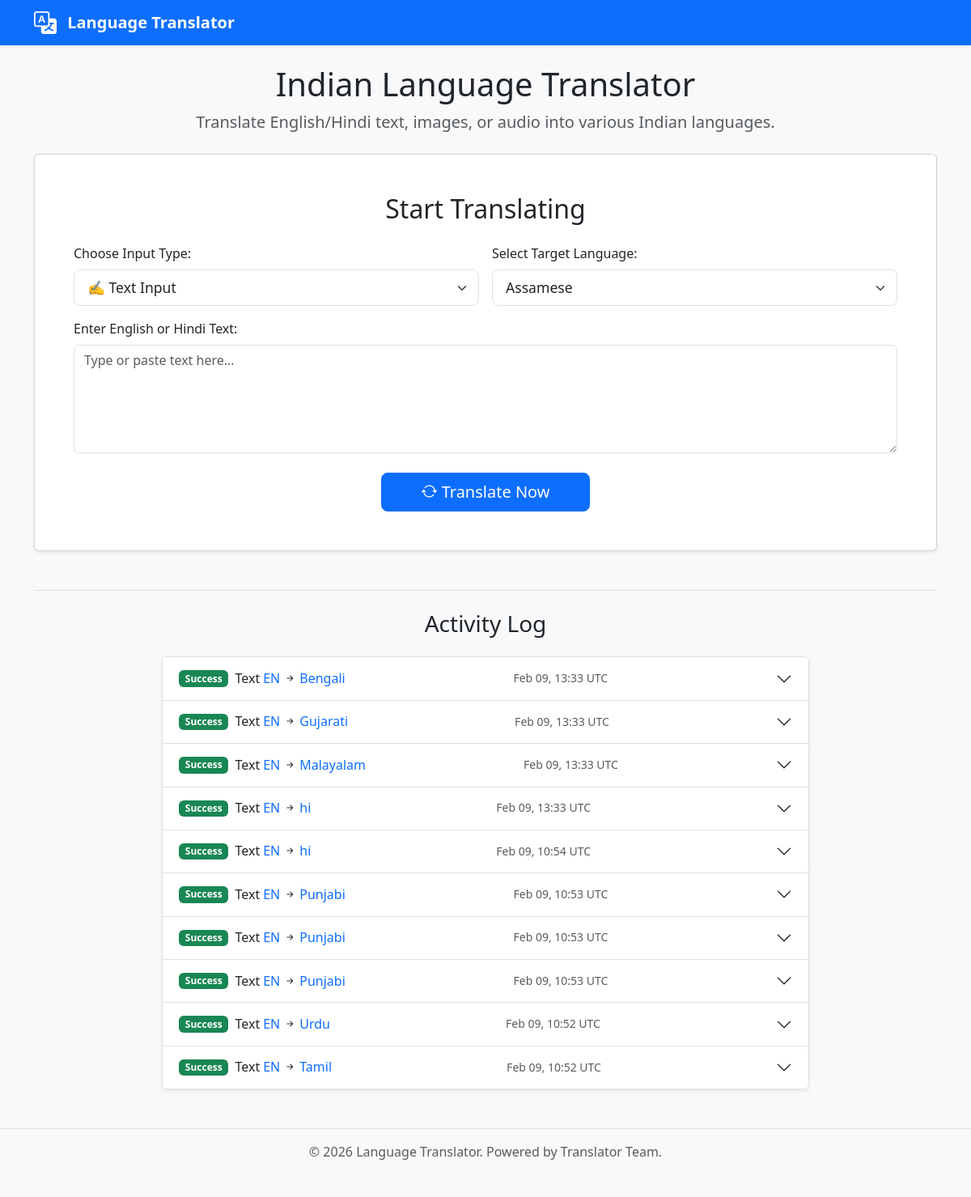
The page / on the database its author committed.
### models.py (models this page shows, shortened)
class TranslationLog(db.Model):
    id = db.Column(db.Integer, primary_key=True)
    timestamp = db.Column(db.DateTime, default=datetime.utcnow)
    input_type = db.Column(db.String(20), nullable=False) # 'text', 'ocr', 'audio'
    source_language = db.Column(db.String(10), nullable=False) # e.g., 'en', 'hi'
    target_language = db.Column(db.String(10), nullable=False) # e.g., 'mr', 'ta', 'bn'
    original_text = db.Column(db.Text, nullable=True)
    translated_text = db.Column(db.Text, nullable=True)
    error_message = db.Column(db.Text, nullable=True) # Store errors if any

### app.py (the view, shortened to what this page needs)
@app.route('/', methods=['GET', 'POST'])
def index_route():
    translation_result = None
    original_text = request.form.get('text_input', '') if request.method == 'POST' else ''
    detected_lang_nllb = "" # Will store NLLB code of detected source lang
    error = None
    default_target_friendly_name = list(utils.SUPPORTED_LANGUAGES.keys())[0]
    selected_target_friendly_name = request.form.get('target_language', default_target_friendly_name)
    main_result_tts_supported = False
    main_result_tts_code = 'en'
    recent_logs = TranslationLog.query.order_by(TranslationLog.timestamp.desc()).limit(10).all()
    selected_nllb_for_main_result = utils.SUPPORTED_LANGUAGES.get(selected_target_friendly_name)
    if selected_nllb_for_main_result:
        tts_code_for_main = MASTER_TTS_CONFIG.get(selected_nllb_for_main_result)
        if tts_code_for_main:
            main_result_tts_supported = True
            main_result_tts_code = tts_code_for_main
    detected_lang_display = "N/A"
    if detected_lang_nllb:
        detected_lang_display = NLLB_TO_FRIENDLY_NAME.get(detected_lang_nllb, detected_lang_nllb)
    return render_template(
        'index.html',
        utils_supported_languages=utils.SUPPORTED_LANGUAGES,
        selected_target_lang=selected_target_friendly_name,
        original_text=original_text,
        translation_result=translation_result,
        detected_lang=detected_lang_display,
        error=error,
        main_result_tts_supported=main_result_tts_supported,
        main_result_tts_code=main_result_tts_code,
        recent_logs=recent_logs,
        MASTER_TTS_CONFIG=MASTER_TTS_CONFIG,
        NLLB_TO_FRIENDLY_NAME=NLLB_TO_FRIENDLY_NAME,
        current_year=datetime.now().year,
    )

### templates/index.html (shortened to what this page needs)
<!DOCTYPE html>
<html lang="en">
<head>
    <link href="https://cdn.jsdelivr.net/npm/bootstrap@5.3.2/dist/css/bootstrap.min.css" rel="stylesheet">
    <link rel="stylesheet" href="https://cdn.jsdelivr.net/npm/bootstrap-icons@1.11.1/font/bootstrap-icons.css">
    <link rel="stylesheet" href="{{ url_for('static', filename='style.css') }}">
</head>
<body>
    <nav class="navbar navbar-expand-lg navbar-dark bg-primary shadow-sm fixed-top">
        <div class="container">
            <a class="navbar-brand fw-bold" href="/">
                <img src="{{ url_for('static', filename='bi-chat-dots.svg') }}" alt="Chat Icon" width="28" height="28" class="d-inline-block align-text-top me-2 navbar-icon-filter">
                Language Translator
            </a>
        </div>
    </nav>
    <div class="container mt-4 mb-5">
        <div class="text-center mb-4">
            <h1>Indian Language Translator</h1>
            <p class="lead text-muted">Translate English/Hindi text, images, or audio into various Indian languages.</p>
        </div>
        <div class="card shadow-sm mb-4">
            <div class="card-body p-lg-5 p-4">
                <h2 class="card-title text-center mb-4">Start Translating</h2>
                <form method="POST" enctype="multipart/form-data">
                    <div class="row g-3">
                        <div class="col-md-6">
                            <label for="input_type" class="form-label fw-medium">Choose Input Type:</label>
                            <select class="form-select form-select-lg" id="input_type" name="input_type" onchange="toggleInputFields()">
                                <option value="text" {% if request.form.get('input_type', 'text') == 'text' %}selected{% endif %}>✍️ Text Input</option>
                            </select>
                        </div>
                        <div class="col-md-6">
                             <label for="target_language" class="form-label fw-medium">Select Target Language:</label>
                            <select class="form-select form-select-lg" id="target_language" name="target_language">
                                {% for lang_name_key, nllb_code_val in utils_supported_languages.items() %}
                                    <option value="{{ lang_name_key }}" {% if lang_name_key == selected_target_lang %}selected{% endif %}>{{ lang_name_key }}</option>
                                {% endfor %}
                            </select>
                        </div>
                        <div class="col-12" id="text_input_div">
                            <label for="text_input" class="form-label fw-medium">Enter English or Hindi Text:</label>
                            <textarea class="form-control" id="text_input" name="text_input" rows="5" placeholder="Type or paste text here...">{{ request.form['text_input'] if 'text_input' in request.form else original_text }}</textarea>
                        </div>
                        <div class="col-12 text-center mt-4">
                            <button type="submit" class="btn btn-primary btn-lg px-5">
                                <i class="bi bi-arrow-repeat"></i> Translate Now
                            </button>
                        </div>
                    </div>
                </form>
            </div>
        </div>
        <div class="mt-5 pt-4 border-top">
            <h3 class="text-center mb-4">Activity Log</h3>
            {% if recent_logs %}
                <div class="accordion shadow-sm mx-auto activity-log-container" id="activityLogAccordion">
                    {% for log_item in recent_logs %}
                    <div class="accordion-item">
                        <h2 class="accordion-header" id="heading{{ loop.index }}">
                            <button class="accordion-button collapsed" type="button" data-bs-toggle="collapse" data-bs-target="#collapse{{ loop.index }}" aria-expanded="false" aria-controls="collapse{{ loop.index }}">
                                <span class="badge {{ 'bg-success' if log_item.translated_text else 'bg-danger' }} me-2">{{ 'Success' if log_item.translated_text else 'Failed' }}</span>
                                <span class="fw-normal me-1">{{ log_item.input_type|title }}</span>
                                <span class="text-primary">{{ NLLB_TO_FRIENDLY_NAME.get(log_item.source_language, log_item.source_language)|upper }}</span>
                                <i class="bi bi-arrow-right-short mx-1"></i>
                                <span class="text-primary">{{ NLLB_TO_FRIENDLY_NAME.get(log_item.target_language, log_item.target_language) }}</span>
                                <span class="ms-auto text-muted small">{{ log_item.timestamp_ist.strftime('%b %d, %H:%M') if log_item.timestamp_ist else (log_item.timestamp.strftime('%b %d, %H:%M UTC') if log_item.timestamp else '') }}</span>
                            </button>
                        </h2>
                    </div>
                    {% endfor %}
                </div>
            {% else %}
                <p class="text-center text-muted">No recent translation activity logged.</p>
            {% endif %}
        </div>
    </div>
    <footer class="bg-light text-center text-muted py-3 mt-5 border-top">
        <div class="container">
            <p class="mb-0">© {{ current_year }} Language Translator. Powered by Translator Team.</p>
        </div>
    </footer>
</body>
</html>

### static/style.css (style rules this page uses)
body { background-color: #f8f9fa; padding-top: 56px; padding-bottom: 3rem; }
.navbar-brand { font-weight: bold; }
.card.shadow-sm { transition: box-shadow 0.3s ease-in-out; }
.form-select-lg { font-size: 1.1rem; }
textarea.form-control { resize: vertical; }
footer { border-top: 1px solid #e9ecef; }
.navbar-icon-filter { filter: invert(1) brightness(1.5); }
.activity-log-container { max-width: 800px; }

### rows shown on the page
TranslationLog: translated_text "Success", input_type "Text", get "EN", get "Bengali", timestamp_ist "Feb 09, 13:33 UTC"
TranslationLog: translated_text "Success", input_type "Text", get "EN", get "Gujarati", timestamp_ist "Feb 09, 13:33 UTC"
TranslationLog: translated_text "Success", input_type "Text", get "EN", get "Malayalam", timestamp_ist "Feb 09, 13:33 UTC"
TranslationLog: translated_text "Success", input_type "Text", get "EN", get "hi", timestamp_ist "Feb 09, 13:33 UTC"
TranslationLog: translated_text "Success", input_type "Text", get "EN", get "hi", timestamp_ist "Feb 09, 10:54 UTC"
TranslationLog: translated_text "Success", input_type "Text", get "EN", get "Punjabi", timestamp_ist "Feb 09, 10:53 UTC"
TranslationLog: translated_text "Success", input_type "Text", get "EN", get "Punjabi", timestamp_ist "Feb 09, 10:53 UTC"
TranslationLog: translated_text "Success", input_type "Text", get "EN", get "Punjabi", timestamp_ist "Feb 09, 10:53 UTC"
TranslationLog: translated_text "Success", input_type "Text", get "EN", get "Urdu", timestamp_ist "Feb 09, 10:52 UTC"
TranslationLog: translated_text "Success", input_type "Text", get "EN", get "Tamil", timestamp_ist "Feb 09, 10:52 UTC"

### other values the page prints
form field target_language "Assamese"
